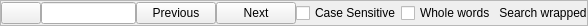
<?xml version="1.0" encoding="UTF-8"?>
<ui version="4.0">
 <class>FindFrame</class>
 <widget class="QFrame" name="FindFrame">
  <property name="geometry">
   <rect>
    <x>0</x>
    <y>0</y>
    <width>588</width>
    <height>26</height>
   </rect>
  </property>
  <property name="frameShape">
   <enum>QFrame::StyledPanel</enum>
  </property>
  <property name="frameShadow">
   <enum>QFrame::Raised</enum>
  </property>
  <layout class="QHBoxLayout" name="horizontalLayout">
   <property name="spacing">
    <number>0</number>
   </property>
   <property name="margin">
    <number>0</number>
   </property>
   <item>
    <widget class="QPushButton" name="toolClose">
     <property name="icon">
      <iconset resource="../../../Resource.qrc">
       <normaloff>:/Resource/oxygen/16x16/actions/dialog_close.png</normaloff>:/Resource/oxygen/16x16/actions/dialog_close.png</iconset>
     </property>
    </widget>
   </item>
   <item>
    <widget class="QLineEdit" name="editFind">
     <property name="inputMethodHints">
      <set>Qt::ImhNoAutoUppercase</set>
     </property>
    </widget>
   </item>
   <item>
    <widget class="QPushButton" name="toolPrevious">
     <property name="text">
      <string>Previous</string>
     </property>
     <property name="icon">
      <iconset resource="../../../Resource.qrc">
       <normaloff>:/Resource/oxygen/16x16/actions/1leftarrow.png</normaloff>:/Resource/oxygen/16x16/actions/1leftarrow.png</iconset>
     </property>
    </widget>
   </item>
   <item>
    <widget class="QPushButton" name="toolNext">
     <property name="text">
      <string>Next</string>
     </property>
     <property name="icon">
      <iconset resource="../../../Resource.qrc">
       <normaloff>:/Resource/oxygen/16x16/actions/1rightarrow.png</normaloff>:/Resource/oxygen/16x16/actions/1rightarrow.png</iconset>
     </property>
    </widget>
   </item>
   <item>
    <widget class="QCheckBox" name="checkCase">
     <property name="text">
      <string>Case Sensitive</string>
     </property>
    </widget>
   </item>
   <item>
    <widget class="QCheckBox" name="checkWholeWords">
     <property name="text">
      <string>Whole words</string>
     </property>
    </widget>
   </item>
   <item>
    <widget class="QLabel" name="labelWrapped">
     <property name="text">
      <string>&lt;img src=&quot;:/trolltech/styles/commonstyle/images/fileinfo-16.png&quot;&gt;&amp;nbsp;Search wrapped</string>
     </property>
     <property name="textFormat">
      <enum>Qt::RichText</enum>
     </property>
    </widget>
   </item>
  </layout>
 </widget>
 <resources>
  <include location="../../../Resource.qrc"/>
 </resources>
 <connections/>
</ui>
